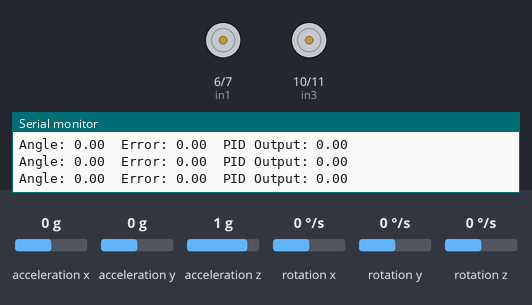
This sketch was run on a simulated Arduino Uno, built with avr-gcc and run on an emulated ATmega328P. On the bench: motor-driver pin pairs drawn as motors (green arrow = first pin HIGH = forward, orange = second pin HIGH = backward, longer = more drive, scaled by the enable pin), the last lines printed to the serial monitor. Inputs (shaded band) come from the test bench; at power-on: acceleration y 0 g, rotation x 0 °/s, acceleration z 1 g, acceleration x 0 g, rotation y 0 °/s, rotation z 0 °/s.

Above: at 1.2 s.
1.3 s: acceleration y set to -1.4 g
At 1.8 s:
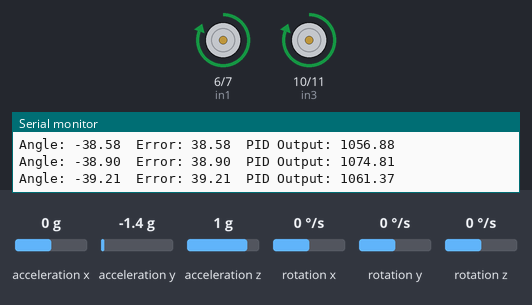
2.8 s: rotation x set to 192 °/s
At 4.2 s:
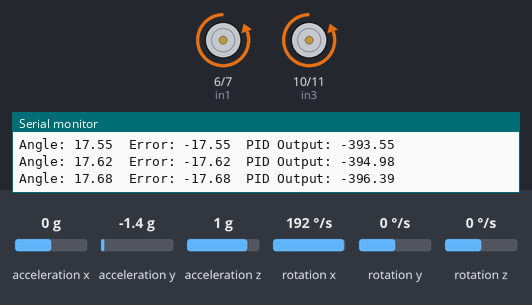
5.2 s: acceleration z set to -1.4 g
At 5.8 s:
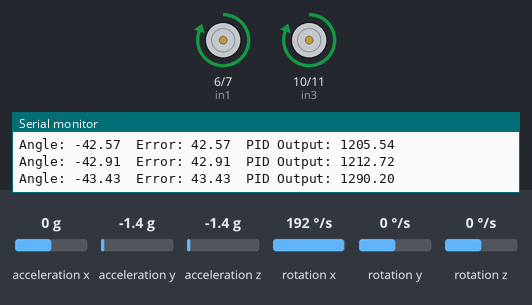
6.8 s: acceleration z set to 0.8 g
9.8 s: rotation x set to -100 °/s
At 10.6 s:
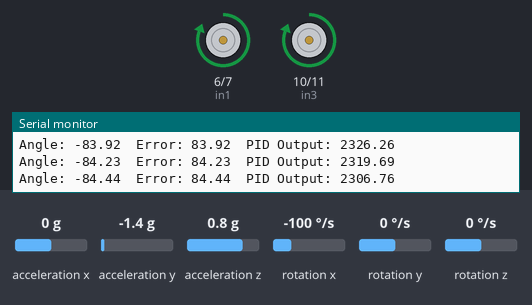
11.3 s: acceleration y set to 0.8 g
Timing chart, 0 to 19.4 s (numbered marks = the images above; inputs shaded):
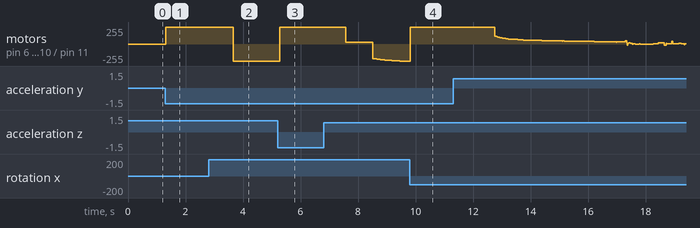

Measured:
- after the input at 1.3 s, motor on pin 6 (in1) / pin 7 (in2), motor on pin 10 (in3) / pin 11 (in4): stopped → forward 255/255 at once
- after the input at 2.8 s, motor on pin 6 (in1) / pin 7 (in2), motor on pin 10 (in3) / pin 11 (in4): forward 255/255 → backward 255/255 after 0.86 s
- after the input at 5.2 s, motor on pin 6 (in1) / pin 7 (in2), motor on pin 10 (in3) / pin 11 (in4): backward 255/255 → forward 255/255 after 0.08 s
- after the input at 9.8 s, motor on pin 6 (in1) / pin 7 (in2), motor on pin 10 (in3) / pin 11 (in4): backward 255/255 → forward 255/255 at once

The sketch:

Self_Balancing_Robo.ino
```cpp
#include <Wire.h>
#include <MPU9250.h>

MPU9250 mpu;


int enA = 5;
int in1 = 6;
int in2 = 7;
int enB = 9;
int in3 = 10;
int in4 = 11;

// PID variables
double setpoint = 0;
double input, output;
double errSum = 0, lastErr = 0;
double Kp = 25.0;
double Ki = 1.0;
double Kd = 2.0;

float angle = 0;
unsigned long lastTime;

void setup() {
  Serial.begin(115200);
  Wire.begin();

  // Init MPU
  if (!mpu.setup(0x68)) {
    Serial.println("MPU connection failed!");
    while (1);
  }
  Serial.println("MPU initialized!");

  // Motor pins
  pinMode(enA, OUTPUT);
  pinMode(in1, OUTPUT);
  pinMode(in2, OUTPUT);
  pinMode(enB, OUTPUT);
  pinMode(in3, OUTPUT);
  pinMode(in4, OUTPUT);

  lastTime = millis();
}

void loop() {
  if (mpu.update()) {

    unsigned long now = millis();
    float dt = (now - lastTime) / 1000.0;
    lastTime = now;

    float accelAngle = atan2(mpu.getAccY(), mpu.getAccZ()) * 180 / PI;
    float gyroRate = mpu.getGyroX();

    angle = 0.98 * (angle + gyroRate * dt) + 0.02 * accelAngle;


    input = angle;
    double error = setpoint - input;
    errSum += error * dt;
    double dErr = (error - lastErr) / dt;

    output = Kp * error + Ki * errSum + Kd * dErr;
    lastErr = error;


    driveMotors(output);


    Serial.print("Angle: "); Serial.print(angle);
    Serial.print("\tError: "); Serial.print(error);
    Serial.print("\tPID Output: "); Serial.println(output);
  }
}


void driveMotors(double pidValue) {
  int motorSpeed = constrain(abs(pidValue), 0, 255);

  if (pidValue > 0) {

    digitalWrite(in1, HIGH);
    digitalWrite(in2, LOW);
    digitalWrite(in3, HIGH);
    digitalWrite(in4, LOW);
  } else {

    digitalWrite(in1, LOW);
    digitalWrite(in2, HIGH);
    digitalWrite(in3, LOW);
    digitalWrite(in4, HIGH);
  }

  analogWrite(enA, motorSpeed);
  analogWrite(enB, motorSpeed);
}
```
